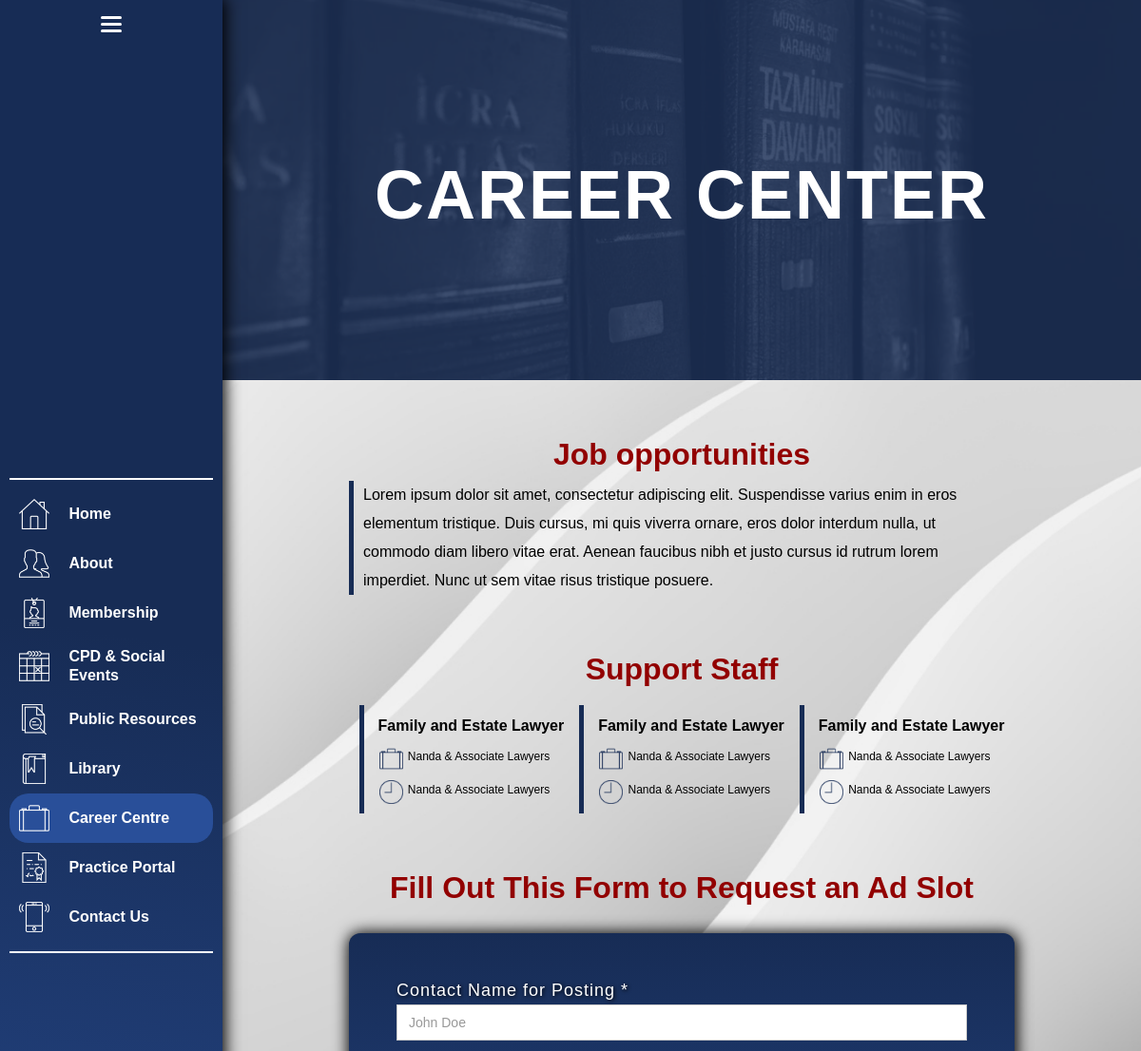
Before: /career-centre/ (upper part) with the older database file.
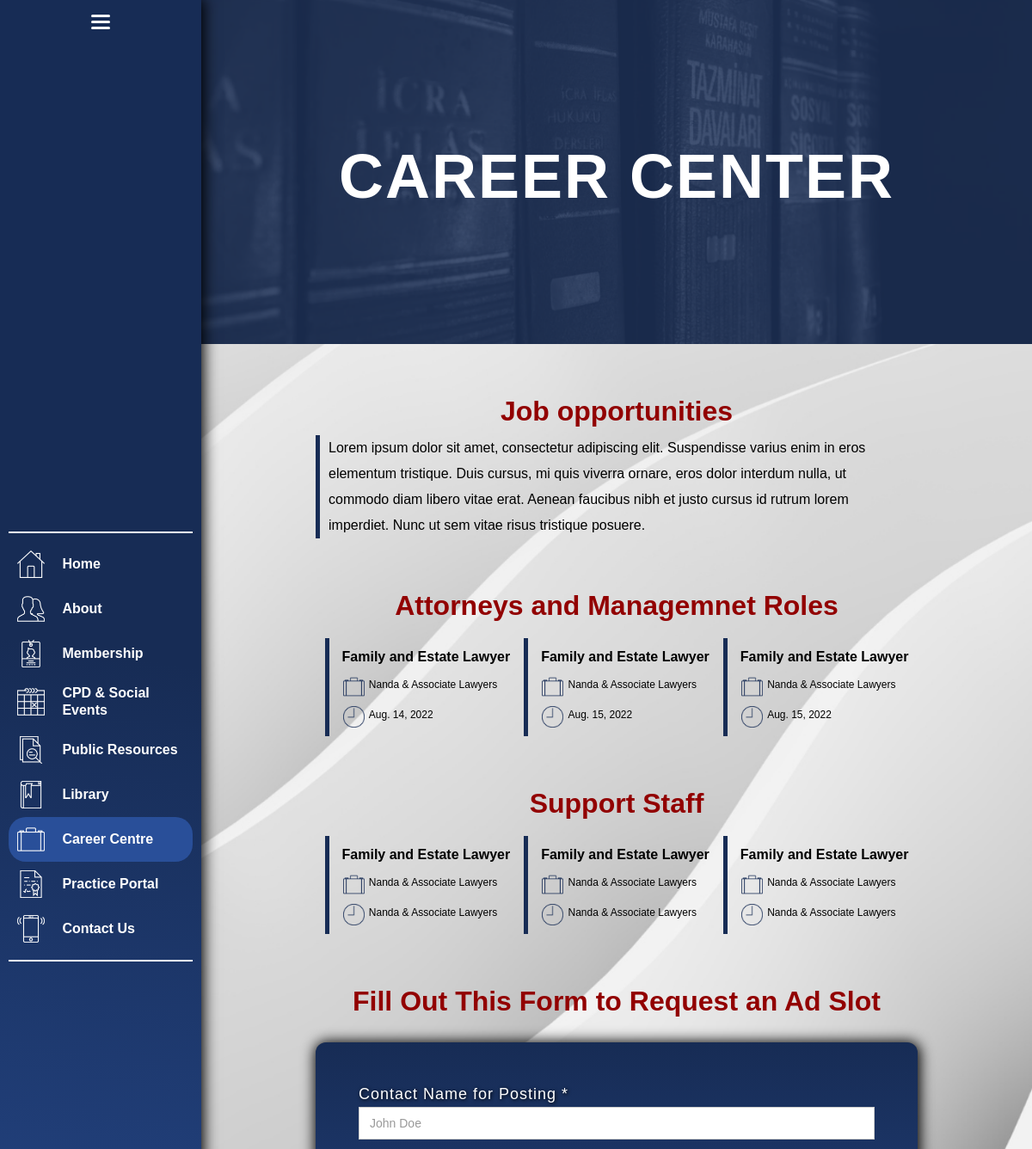
After: the same page with the newer database file.
### WellandLaw_app/models.py (models this page shows, shortened)
class Role(models.Model):
    title = models.CharField(max_length=200)

class Job(models.Model):
    role = models.ForeignKey(Role, on_delete=models.CASCADE, null=True)
    position = models.CharField(max_length=200)
    organization = models.CharField(max_length=300, blank=True, null=True)
    date = models.DateField(blank=True, null=True)
    link = models.URLField(max_length=2000, blank=True, null=True)

### WellandLaw_app/views.py (the view, shortened to what this page needs)
# urls.py: path('career-centre/', views.careercentre, name="career-centre"),
def careercentre(request):
    roles = Role.objects.all()
    jobs = Job.objects.order_by('date').all()
    context = {'roles':roles, 'jobs': jobs}
    return render(request, 'career-centre.html', context)

### templates/career-centre.html (shortened to what the changed rows need)
<!DOCTYPE html>
{% load static %}
<html data-wf-page="62f411e0c7f4a5fe99771e72" data-wf-site="62d96ebd93ffb09c4e003d66">
<head>
  <link href="{% static 'css/normalize.css' %}" rel="stylesheet" type="text/css">
  <link href="{% static 'css/webflow.css' %}" rel="stylesheet" type="text/css">
  <link href="{% static 'css/wll-b27789.webflow.css' %}" rel="stylesheet" type="text/css">
</head>
<body class="new-body">
  <div class="overall-div">
    <div class="page-content">
      <div class="hero-image">
        <h1>CAREER CENTER</h1>
      </div>
      <div class="new-section wf-section">
        <div class="div-block-56">
          <h2><strong>Job opportunities</strong></h2>
        </div>
      </div>
      {% for role in roles %}
      <div class="new-section wf-section">
        <div class="div-block-56">
          <h2><strong>{{role.title}}</strong></h2>
          <div class="w-layout-grid grid-16">
            {% for job in jobs %}
            {% if job.role == role %}
            <div id="w-node-bdc73517-e393-c9d8-220e-b36b5ea2152f-99771e72" class="div-block-57">
              <a href="{{job.link}}" class="link-block-6 w-inline-block">
                <h4 class="roles-headings">{{job.position}}<br></h4>
              </a>
              <div class="lawyers"><img src="{% static 'images/briefcase.png' %}" loading="lazy" srcset="{% static 'images/briefcase-p-500.png' %} 500w, images/briefcase.png' %} 512w" sizes="(max-width: 767px) 25px, (max-width: 991px) 3vw, 25px" alt="" class="image-47">
                <div class="text-block-26">{{job.organization}}</div>
              </div>
              <div class="lawyers"><img src="{% static 'images/Time.png' %}" loading="lazy" srcset="{% static 'images/Time-p-500.png' %} 500w, images/Time.png' %} 512w" sizes="(max-width: 767px) 25px, (max-width: 991px) 3vw, 25px" alt="" class="image-47">
                <div class="text-block-26">{{job.date}}</div>
              </div>
            </div>
            {% endif %}
            {% endfor %}
          </div>
        </div>
      </div>
      {% endfor %}
      <div class="new-section wf-section">
        <div class="div-block-56">
          <h2><strong>Support Staff</strong></h2>
        </div>
      </div>
      <div class="new-section wf-section">
        <h2><strong>Fill Out This Form to Request an Ad Slot</strong></h2>
      </div>
    </div>
  </div>
  <html>
  </html>
</body>
</html>

Changed rows visible on the page:
added Role: title "Attorneys and Managemnet Roles"
added Job: position "Family and Estate Lawyer", organization "Nanda & Associate Lawyers", date "Aug. 14, 2022"
added Job: position "Family and Estate Lawyer", organization "Nanda & Associate Lawyers", date "Aug. 15, 2022"
added Job: position "Family and Estate Lawyer", organization "Nanda & Associate Lawyers", date "Aug. 15, 2022"
